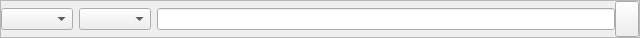
<?xml version="1.0" encoding="UTF-8"?>
<ui version="4.0">
 <class>SmartPlaylistSearchTermWidget</class>
 <widget class="QWidget" name="SmartPlaylistSearchTermWidget">
  <property name="geometry">
   <rect>
    <x>0</x>
    <y>0</y>
    <width>640</width>
    <height>38</height>
   </rect>
  </property>
  <property name="sizePolicy">
   <sizepolicy hsizetype="Preferred" vsizetype="Fixed">
    <horstretch>0</horstretch>
    <verstretch>0</verstretch>
   </sizepolicy>
  </property>
  <property name="windowTitle">
   <string>Form</string>
  </property>
  <layout class="QVBoxLayout" name="layout_smartplaylistsearchtermwidget">
   <property name="spacing">
    <number>0</number>
   </property>
   <property name="leftMargin">
    <number>0</number>
   </property>
   <property name="topMargin">
    <number>0</number>
   </property>
   <property name="rightMargin">
    <number>0</number>
   </property>
   <property name="bottomMargin">
    <number>0</number>
   </property>
   <item>
    <widget class="QFrame" name="frame">
     <property name="frameShape">
      <enum>QFrame::StyledPanel</enum>
     </property>
     <property name="frameShadow">
      <enum>QFrame::Raised</enum>
     </property>
     <layout class="QHBoxLayout" name="layout_frame">
      <property name="spacing">
       <number>0</number>
      </property>
      <property name="leftMargin">
       <number>0</number>
      </property>
      <property name="topMargin">
       <number>0</number>
      </property>
      <property name="rightMargin">
       <number>0</number>
      </property>
      <property name="bottomMargin">
       <number>0</number>
      </property>
      <item>
       <widget class="QFrame" name="container">
        <layout class="QHBoxLayout" name="layout_container">
         <property name="spacing">
          <number>6</number>
         </property>
         <property name="leftMargin">
          <number>0</number>
         </property>
         <property name="topMargin">
          <number>0</number>
         </property>
         <property name="rightMargin">
          <number>0</number>
         </property>
         <property name="bottomMargin">
          <number>0</number>
         </property>
         <item>
          <widget class="QComboBox" name="field"/>
         </item>
         <item>
          <widget class="QComboBox" name="op"/>
         </item>
         <item>
          <widget class="QStackedWidget" name="value_stack">
           <widget class="QWidget" name="page_text">
            <layout class="QVBoxLayout" name="layout_page_text">
             <property name="spacing">
              <number>0</number>
             </property>
             <property name="leftMargin">
              <number>0</number>
             </property>
             <property name="topMargin">
              <number>0</number>
             </property>
             <property name="rightMargin">
              <number>0</number>
             </property>
             <property name="bottomMargin">
              <number>0</number>
             </property>
             <item>
              <widget class="QLineEdit" name="value_text"/>
             </item>
            </layout>
           </widget>
           <widget class="QWidget" name="page_empty">
            <layout class="QVBoxLayout" name="layout_page_empty">
             <property name="spacing">
              <number>0</number>
             </property>
             <property name="leftMargin">
              <number>0</number>
             </property>
             <property name="topMargin">
              <number>0</number>
             </property>
             <property name="rightMargin">
              <number>0</number>
             </property>
             <property name="bottomMargin">
              <number>0</number>
             </property>
            </layout>
           </widget>
           <widget class="QWidget" name="page_rating">
            <layout class="QVBoxLayout" name="layout_page_rating">
             <property name="spacing">
              <number>0</number>
             </property>
             <property name="leftMargin">
              <number>0</number>
             </property>
             <property name="topMargin">
              <number>0</number>
             </property>
             <property name="rightMargin">
              <number>0</number>
             </property>
             <property name="bottomMargin">
              <number>0</number>
             </property>
             <item>
              <widget class="RatingWidget" name="value_rating" native="true"/>
             </item>
            </layout>
           </widget>
           <widget class="QWidget" name="page_time">
            <layout class="QVBoxLayout" name="layout_page_time">
             <property name="spacing">
              <number>0</number>
             </property>
             <property name="leftMargin">
              <number>0</number>
             </property>
             <property name="topMargin">
              <number>0</number>
             </property>
             <property name="rightMargin">
              <number>0</number>
             </property>
             <property name="bottomMargin">
              <number>0</number>
             </property>
             <item>
              <widget class="QTimeEdit" name="value_time">
               <property name="displayFormat">
                <string notr="true">mm:ss</string>
               </property>
              </widget>
             </item>
            </layout>
           </widget>
           <widget class="QWidget" name="page_number">
            <layout class="QVBoxLayout" name="layout_page_number">
             <property name="spacing">
              <number>0</number>
             </property>
             <property name="leftMargin">
              <number>0</number>
             </property>
             <property name="topMargin">
              <number>0</number>
             </property>
             <property name="rightMargin">
              <number>0</number>
             </property>
             <property name="bottomMargin">
              <number>0</number>
             </property>
             <item>
              <widget class="QSpinBox" name="value_number">
               <property name="maximum">
                <number>1000000</number>
               </property>
              </widget>
             </item>
            </layout>
           </widget>
           <widget class="QWidget" name="page_date">
            <layout class="QVBoxLayout" name="layout_page_date">
             <property name="spacing">
              <number>0</number>
             </property>
             <property name="leftMargin">
              <number>0</number>
             </property>
             <property name="topMargin">
              <number>0</number>
             </property>
             <property name="rightMargin">
              <number>0</number>
             </property>
             <property name="bottomMargin">
              <number>0</number>
             </property>
             <item>
              <widget class="QDateEdit" name="value_date">
               <property name="calendarPopup">
                <bool>true</bool>
               </property>
              </widget>
             </item>
            </layout>
           </widget>
           <widget class="QWidget" name="page_date_numeric">
            <layout class="QHBoxLayout" name="layout_page_numeric">
             <property name="topMargin">
              <number>0</number>
             </property>
             <property name="bottomMargin">
              <number>0</number>
             </property>
             <item>
              <widget class="QSpinBox" name="value_date_numeric">
               <property name="minimum">
                <number>1</number>
               </property>
               <property name="maximum">
                <number>999</number>
               </property>
              </widget>
             </item>
             <item>
              <widget class="QComboBox" name="date_type"/>
             </item>
            </layout>
           </widget>
           <widget class="QWidget" name="page_date_relative">
            <layout class="QHBoxLayout" name="layout_page_date_relative">
             <property name="topMargin">
              <number>0</number>
             </property>
             <property name="bottomMargin">
              <number>0</number>
             </property>
             <item>
              <widget class="QSpinBox" name="value_date_numeric1">
               <property name="minimum">
                <number>0</number>
               </property>
               <property name="maximum">
                <number>999</number>
               </property>
               <property name="value">
                <number>1</number>
               </property>
              </widget>
             </item>
             <item>
              <widget class="QLabel" name="label_1">
               <property name="sizePolicy">
                <sizepolicy hsizetype="Fixed" vsizetype="Preferred">
                 <horstretch>0</horstretch>
                 <verstretch>0</verstretch>
                </sizepolicy>
               </property>
               <property name="text">
                <string>and</string>
               </property>
               <property name="alignment">
                <set>Qt::AlignCenter</set>
               </property>
              </widget>
             </item>
             <item>
              <widget class="QSpinBox" name="value_date_numeric2">
               <property name="minimum">
                <number>1</number>
               </property>
               <property name="maximum">
                <number>999</number>
               </property>
               <property name="value">
                <number>2</number>
               </property>
              </widget>
             </item>
             <item>
              <widget class="QComboBox" name="date_type_relative"/>
             </item>
             <item>
              <widget class="QLabel" name="label_2">
               <property name="sizePolicy">
                <sizepolicy hsizetype="Fixed" vsizetype="Preferred">
                 <horstretch>0</horstretch>
                 <verstretch>0</verstretch>
                </sizepolicy>
               </property>
               <property name="text">
                <string>ago</string>
               </property>
              </widget>
             </item>
            </layout>
           </widget>
          </widget>
         </item>
        </layout>
       </widget>
      </item>
      <item>
       <widget class="QToolButton" name="remove">
        <property name="sizePolicy">
         <sizepolicy hsizetype="Minimum" vsizetype="Expanding">
          <horstretch>0</horstretch>
          <verstretch>0</verstretch>
         </sizepolicy>
        </property>
       </widget>
      </item>
     </layout>
    </widget>
   </item>
  </layout>
 </widget>
 <customwidgets>
  <customwidget>
   <class>RatingWidget</class>
   <extends>QWidget</extends>
   <header>widgets/ratingwidget.h</header>
   <container>1</container>
  </customwidget>
 </customwidgets>
 <resources/>
 <connections/>
</ui>
